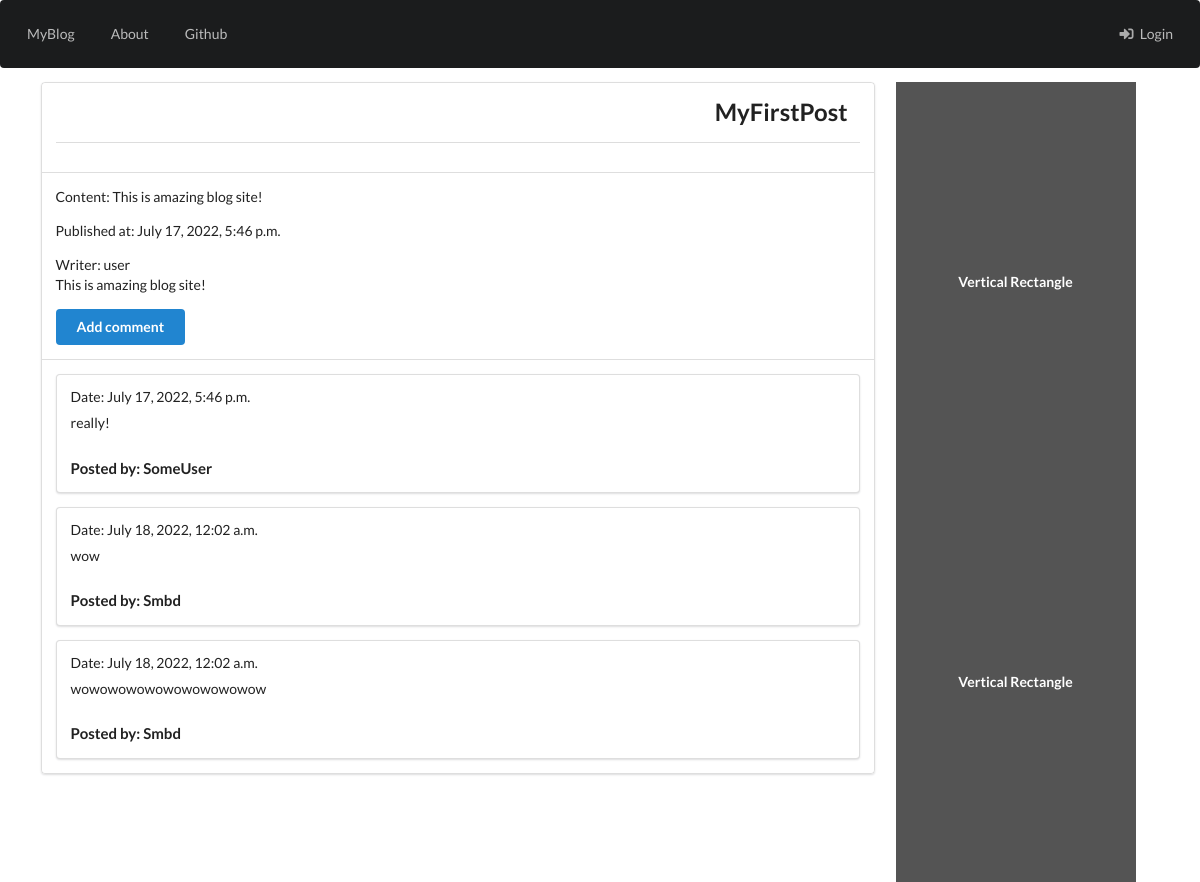
/post/1, run on the app's committed database.
### blog/models.py (models this page shows, shortened)
class Post(models.Model):
    author = models.ForeignKey('auth.User',on_delete=models.CASCADE)
    title = models.CharField(max_length=256)
    text = models.TextField()
    create_date = models.DateTimeField(default=timezone.now)
    published_date = models.DateTimeField(blank=True,null=True)

class Comment(models.Model):
    post = models.ForeignKey('blog.Post',related_name='comments',on_delete=models.CASCADE)
    author = models.CharField(max_length=256)
    text = models.TextField()
    create_date = models.DateTimeField(default=timezone.now)
    approved_comment = models.BooleanField(default=False)

### blog/views.py (the view)
# urls.py: re_path(r'post/(?P<pk>\d+)$', views.PostDetailView.as_view(), name='post_detail'),
class PostDetailView(DetailView):
    model = Post

### blog/templates/blog/post_detail.html (shortened to what this page needs)
{% extends "blog/base.html" %}
{% block content %}
<div class="ui segments">
    <div class="ui segment">
        <h2 class="ui right floated header">{{post.title}}</h2>
        <div class="ui clearing divider">
        </div>
      </div>
    <div class="ui segment">
        {% if post.published_date %}
        <p>Content: {{post.text}}</p>
        <div >
            <p>Published at: {{post.published_date}}</p>
            <p>Writer: {{post.author.username}}</p>
        </div>
        {% endif %}
        <p class="postcontent">{{post.text|safe|linebreaksbr}}</p>
        <a href="{% url 'add_comment_to_post' pk=post.pk%}" class="ui primary button">Add comment</a>
    </div>
    <div class="ui segment">
        {% for comment in post.comments.all %}
        {% if user.is_authenticated or comment.approved_comment %}
        <div class="ui segment">
            <h6>Date: {{comment.create_date}}</h6>
            <p>{{comment.text|safe|linebreaksbr}}</p>
            <h4>Posted by: {{comment.author}} </h4>
        </div>
        {% endif %}
        {% empty %}
        <p>There is no any comments!</p>
        {% endfor %}
    </div>
</div>
{% endblock %}

### data on the page
Post: title "MyFirstPost", text "This is amazing blog site!", published_date "July 17, 2022, 5:46 p.m.", author.username "user"
Comment: create_date "July 17, 2022, 5:46 p.m.", text "really!", author "SomeUser"
Comment: create_date "July 18, 2022, 12:02 a.m.", text "wow", author "Smbd"
Comment: create_date "July 18, 2022, 12:02 a.m.", text "wowowowowowowowowowow", author "Smbd"
